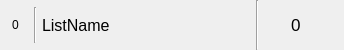
<?xml version="1.0" encoding="UTF-8"?>
<ui version="4.0">
 <class>ListsItem</class>
 <widget class="QWidget" name="ListsItem">
  <property name="geometry">
   <rect>
    <x>0</x>
    <y>0</y>
    <width>344</width>
    <height>50</height>
   </rect>
  </property>
  <property name="minimumSize">
   <size>
    <width>0</width>
    <height>50</height>
   </size>
  </property>
  <property name="maximumSize">
   <size>
    <width>16777215</width>
    <height>50</height>
   </size>
  </property>
  <property name="windowTitle">
   <string>Form</string>
  </property>
  <layout class="QHBoxLayout" name="horizontalLayout">
   <property name="spacing">
    <number>0</number>
   </property>
   <property name="leftMargin">
    <number>0</number>
   </property>
   <property name="topMargin">
    <number>0</number>
   </property>
   <property name="rightMargin">
    <number>0</number>
   </property>
   <property name="bottomMargin">
    <number>0</number>
   </property>
   <item>
    <widget class="QWidget" name="Holder" native="true">
     <property name="styleSheet">
      <string notr="true"/>
     </property>
     <layout class="QHBoxLayout" name="horizontalLayout_2">
      <property name="spacing">
       <number>6</number>
      </property>
      <property name="leftMargin">
       <number>3</number>
      </property>
      <property name="topMargin">
       <number>0</number>
      </property>
      <property name="rightMargin">
       <number>9</number>
      </property>
      <property name="bottomMargin">
       <number>0</number>
      </property>
      <item>
       <widget class="QLabel" name="IdNumber">
        <property name="minimumSize">
         <size>
          <width>25</width>
          <height>0</height>
         </size>
        </property>
        <property name="maximumSize">
         <size>
          <width>25</width>
          <height>16777215</height>
         </size>
        </property>
        <property name="styleSheet">
         <string notr="true">background: transparent;</string>
        </property>
        <property name="text">
         <string>0</string>
        </property>
        <property name="alignment">
         <set>Qt::AlignCenter</set>
        </property>
       </widget>
      </item>
      <item>
       <widget class="Line" name="line">
        <property name="maximumSize">
         <size>
          <width>2</width>
          <height>36</height>
         </size>
        </property>
        <property name="styleSheet">
         <string notr="true"/>
        </property>
        <property name="orientation">
         <enum>Qt::Vertical</enum>
        </property>
       </widget>
      </item>
      <item>
       <widget class="QWidget" name="ListNameHolder" native="true">
        <property name="styleSheet">
         <string notr="true">
border: 2 px solid black;</string>
        </property>
        <layout class="QGridLayout" name="gridLayout">
         <property name="leftMargin">
          <number>0</number>
         </property>
         <property name="topMargin">
          <number>0</number>
         </property>
         <property name="rightMargin">
          <number>0</number>
         </property>
         <property name="bottomMargin">
          <number>0</number>
         </property>
         <item row="0" column="0">
          <widget class="QLabel" name="ListName">
           <property name="minimumSize">
            <size>
             <width>200</width>
             <height>0</height>
            </size>
           </property>
           <property name="font">
            <font>
             <pointsize>12</pointsize>
            </font>
           </property>
           <property name="styleSheet">
            <string notr="true">background: transparent;
border: 1 px solid black;
border-radius: 30px;</string>
           </property>
           <property name="text">
            <string>ListName</string>
           </property>
          </widget>
         </item>
         <item row="0" column="1">
          <spacer name="horizontalSpacer_3">
           <property name="orientation">
            <enum>Qt::Horizontal</enum>
           </property>
           <property name="sizeHint" stdset="0">
            <size>
             <width>40</width>
             <height>20</height>
            </size>
           </property>
          </spacer>
         </item>
        </layout>
       </widget>
      </item>
      <item>
       <widget class="Line" name="line_2">
        <property name="orientation">
         <enum>Qt::Vertical</enum>
        </property>
       </widget>
      </item>
      <item>
       <widget class="QWidget" name="ItemsHolder" native="true">
        <layout class="QHBoxLayout" name="horizontalLayout_3">
         <property name="leftMargin">
          <number>0</number>
         </property>
         <item>
          <spacer name="horizontalSpacer">
           <property name="orientation">
            <enum>Qt::Horizontal</enum>
           </property>
           <property name="sizeHint" stdset="0">
            <size>
             <width>42</width>
             <height>20</height>
            </size>
           </property>
          </spacer>
         </item>
         <item>
          <widget class="QLabel" name="Items">
           <property name="font">
            <font>
             <pointsize>13</pointsize>
            </font>
           </property>
           <property name="text">
            <string>0</string>
           </property>
          </widget>
         </item>
         <item>
          <spacer name="horizontalSpacer_2">
           <property name="orientation">
            <enum>Qt::Horizontal</enum>
           </property>
           <property name="sizeHint" stdset="0">
            <size>
             <width>40</width>
             <height>20</height>
            </size>
           </property>
          </spacer>
         </item>
        </layout>
       </widget>
      </item>
     </layout>
    </widget>
   </item>
  </layout>
 </widget>
 <resources/>
 <connections/>
</ui>
